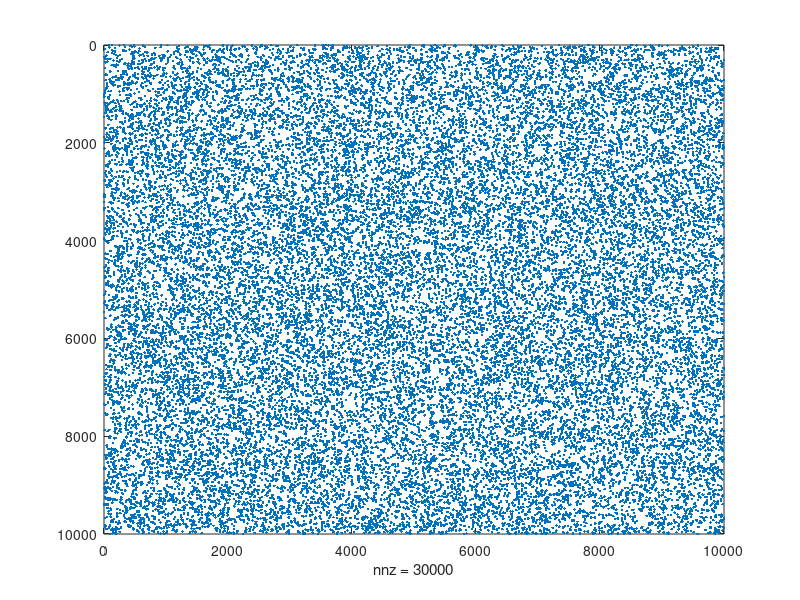

Reproduce this figure in MATLAB.
nvertices = 10000;
approx_edges = 3*nvertices;
density = approx_edges / (nvertices^2) ;

%% create random edges
E = sprand(nvertices, nvertices, density);

spy(E);

%% save random graph
prefix = 'random_graph';
[u,v,w] = find(E);
tbl = [u-1,v-1];
dlmwrite([prefix, '.tsv'], tbl, 'delimiter', '\t', 'precision', '%8d');